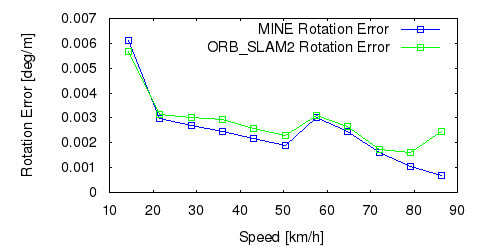

The script that saved this image:
set term postscript eps enhanced color
set output "avg_rs.eps"
set size ratio 0.5
set yrange [0:*]
set xlabel "Speed [km/h]"
set ylabel "Rotation Error [deg/m]"
plot "avg_rs.txt" using ($1*3.6):($2*57.3) title 'MINE Rotation Error' lc rgb "#0000FF" pt 4 w linespoints,"avg_rs.txt" using ($1*3.6):($3*57.3) title 'ORB_SLAM2 Rotation Error' lc rgb "#00FF00" pt 4 w linespoints
